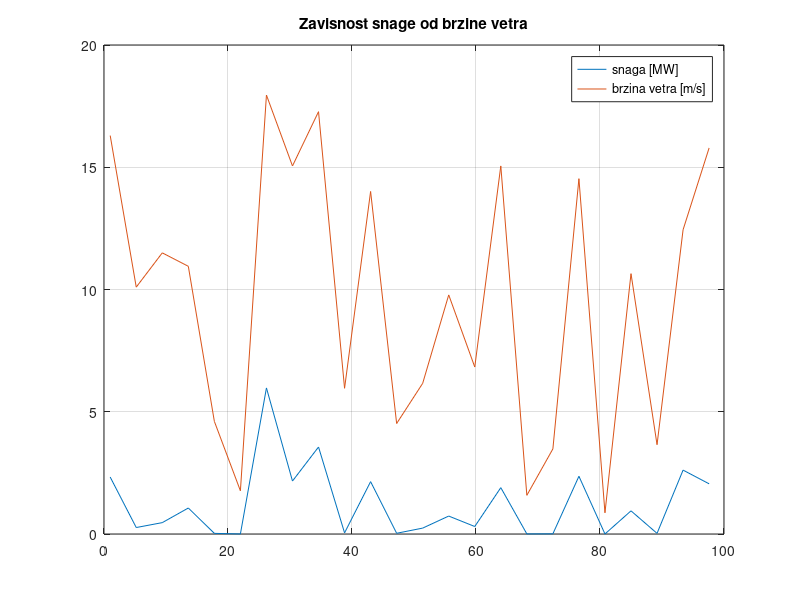
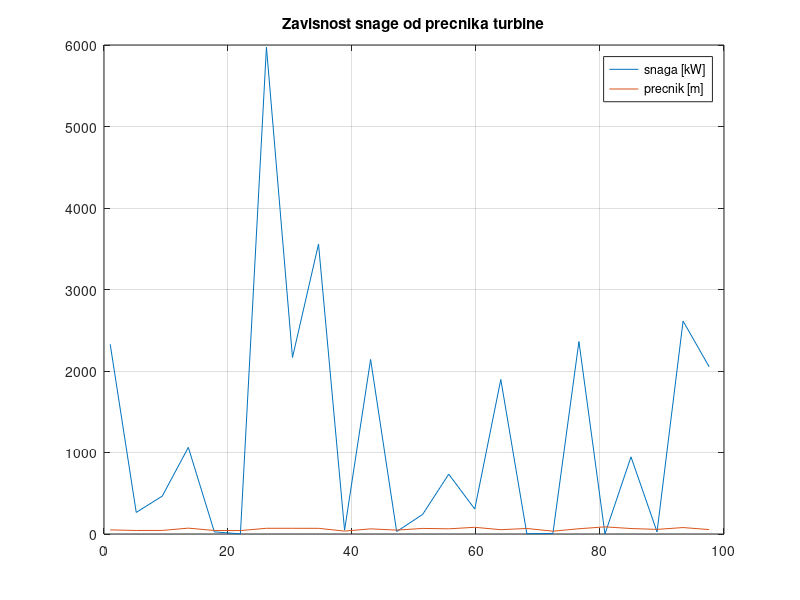

Recreate these plots in MATLAB, in order.
%% Koeficijent korisnog dejstva
% teorijski max = 0.59, prakticno izmedju 0.25 i 0.45
% 100 slucajnih vrednosti u opsegu 0.25 - 0.45
koeficijent = 0.25 + (0.45 - 0.25) .* rand(100, 1);     

%% Poluprecnik turbine
% 100 slucajnih vrednosti u opsegu 15 - 45 metara
poluprecnik = 15 + (45 - 15) .* rand(100, 1);                        

%% Brzina vetra
% 100 slucajnih vrednosti u opsegu 0.5 - 18 m/s
brzinaVetra = 0.5 + (18 - 0.5) .* rand(100, 1);

%% Gustina vazduha
gustinaVazduha = 1.29;      % uzeto kao konstantna vrednost

%% Povrsina turbine
% dobija se iz poluprecnika
povrsina = poluprecnik .^ 2 .* pi;

%% Snaga
P = 0.5 * gustinaVazduha * koeficijent .* povrsina .* (brzinaVetra .^ 3);
%format long g

%% Grafici
t = 1:4.2:100;            % vreme simulacije, korak 4.2 da bi bilo 24 vrednosti, na svakih sat vremena po jedna

% zavisnost snage od brzine vetra. Vreme simulacije = 1 dan
figure(1)
plot(t, (P(1:24)./1000000), t, brzinaVetra(1:24));
title('Zavisnost snage od brzine vetra');
legend('snaga [MW]', 'brzina vetra [m/s]');
grid on;

% zavisnost snage od precika turbine. Vreme simulacije = 1 dan
figure(2)
plot(t, (P(1:24)./1000), t, (poluprecnik(1:24).*2));     % .*2 jer je precnik
title('Zavisnost snage od precnika turbine');
legend('snaga [kW]', 'precnik [m]');
grid on;